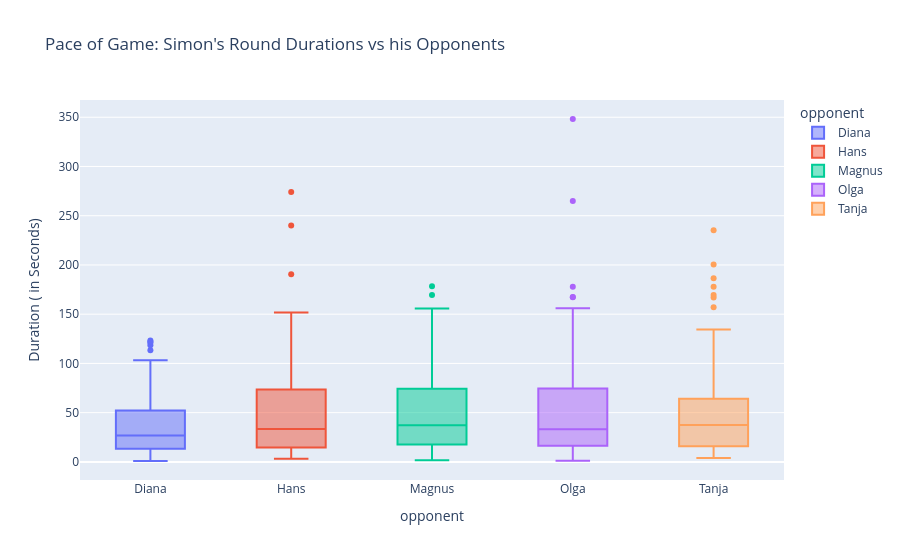

The code cell stored with this chart in its notebook:
### Markdown cell above
What can be inferred from the above plots?:
- **(Q1)** scores or the 25 percentile scores show that **Simon in 25%** of the games scored **more than 6 points** against **Magnus, Olga, Hans and Tanja.** Against **Diana** who was his **strongest opponent** he has a q1 score of 5 points (lowest).
- **(Q3)** scores or the 75 percentile scores show that simon had 10 points in most of his games against Magnus, Olga, Tanja & Hans, which shows he was also a dominant player however against Diana he did have a q3 value of 10 but his **median value against Diana was an 8**, which shows that Diana was able to prevent him from reaching his perfect score of 10 a few times.

### Code cell
df_rounds = round_player_data('Simon').copy()

df_rounds['opponent'] = np.where(df_rounds['player_1'] == 'Simon', df_rounds['player_2'], df_rounds['player_1'])

fig = px.box(df_rounds, x='opponent', y='duration', color='opponent', title="Pace of Game: Simon's Round Durations vs his Opponents", labels={'duration': 'Duration ( in Seconds)'})
fig.show()

### Figure 1 — Plotly figure (JSON) as saved in the notebook; plotly's stock layout.template omitted (floating-point values rounded to 4 significant figures)
{"data": [{"alignmentgroup": "True", "hovertemplate": "opponent=%{x}<br>Duration ( in Seconds)=%{y}<extra></extra>", "legendgroup": "Diana", "marker": {"color": "#636efa"}, "name": "Diana", "notched": false, "offsetgroup": "Diana", "orientation": "v", "showlegend": true, "type": "box", "x": ["Diana", "Diana", "Diana", "Diana", "Diana", "Diana", "Diana", "Diana", "Diana", "Diana", "Diana", "Diana", "Diana", "Diana", "Diana", "Diana", "Diana", "Diana", "Diana", "Diana", "Diana", "Diana", "Diana", "Diana", "Diana", "Diana", "Diana", "Diana", "Diana", "Diana", "Diana", "Diana", "Diana", "Diana", "Diana", "Diana", "Diana", "Diana", "Diana", "Diana", "Diana", "Diana", "Diana", "Diana", "Diana", "Diana", "Diana", "Diana", "Diana", "Diana", "Diana", "Diana", "Diana", "Diana", "Diana", "Diana", "Diana", "Diana", "Diana", "Diana", "Diana", "Diana", "Diana", "Diana", "Diana", "Diana", "Diana", "Diana", "Diana", "Diana", "Diana", "Diana", "Diana", "Diana", "Diana", "Diana", "Diana", "Diana", "Diana", "Diana", "Diana"], "x0": " ", "xaxis": "x", "y": [30.85, 123.2, 4.508, 103.3, 113.4, 120.9, 5.906, 1.087, 17.12, 13.78, 21.42, 17.72, 78.81, 17.02, 27.76, 122.0, 62.79, 78.61, 5.208, 56.59, 36.5, 39.61, 60.83, 26.77, 16.06, 4.192, 58.42, 23.6, 36.81, 43.44, 16.41, 17.68, 118.4, 28.29, 30.46, 34.81, 50.87, 19.22, 40.53, 11.86, 4.256, 7.774, 39.78, 19.43, 98.56, 19.95, 7.809, 25.91, 0.8949, 72.68, 36.55, 61.52, 20.64, 24.55, 19.31, 4.346, 44.88, 18.89, 36.96, 28.76, 21.36, 29.96, 14.2, 24.12, 55.98, 41.56, 5.893, 30.99, 35.78, 5.563, 70.82, 57.98, 1.406, 6.414, 79.59, 3.95, 3.215, 3.84, 67.74, 6.106, 7.858], "y0": " ", "yaxis": "y"}, {"alignmentgroup": "True", "hovertemplate": "opponent=%{x}<br>Duration ( in Seconds)=%{y}<extra></extra>", "legendgroup": "Hans", "marker": {"color": "#EF553B"}, "name": "Hans", "notched": false, "offsetgroup": "Hans", "orientation": "v", "showlegend": true, "type": "box", "x": ["Hans", "Hans", "Hans", "Hans", "Hans", "Hans", "Hans", "Hans", "Hans", "Hans", "Hans", "Hans", "Hans", "Hans", "Hans", "Hans", "Hans", "Hans", "Hans", "Hans", "Hans", "Hans", "Hans", "Hans", "Hans", "Hans", "Hans", "Hans", "Hans", "Hans", "Hans", "Hans", "Hans", "Hans", "Hans", "Hans", "Hans", "Hans", "Hans", "Hans", "Hans", "Hans", "Hans", "Hans", "Hans", "Hans", "Hans", "Hans", "Hans", "Hans", "Hans", "Hans", "Hans", "Hans", "Hans", "Hans", "Hans", "Hans", "Hans", "Hans", "Hans", "Hans", "Hans", "Hans", "Hans", "Hans", "Hans", "Hans", "Hans", "Hans", "Hans", "Hans", "Hans", "Hans", "Hans", "Hans", "Hans"], "x0": " ", "xaxis": "x", "y": [3.33, 12.75, 24.09, 81.98, 20.19, 33.21, 47.71, 37.32, 25.99, 33.37, 33.2, 9.017, 19.75, 24.12, 33.42, 190.5, 55.52, 13.44, 20.45, 89.41, 13.23, 20.54, 47.73, 10.35, 76.77, 41.88, 131.5, 74.14, 49.05, 13.09, 26.55, 75.96, 6.393, 18.24, 7.695, 40.48, 47.34, 19.45, 9.949, 240.1, 151.8, 27.19, 73.25, 13.47, 134.2, 84.04, 43.46, 13.11, 274.2, 6.715, 3.575, 111.0, 15.05, 118.2, 43.95, 17.96, 60.87, 80.87, 24.94, 89.11, 3.281, 24.66, 23.99, 66.63, 34.58, 35.79, 45.34, 110.8, 32.44, 8.407, 75.79, 6.662, 64.58, 9.835, 5.591, 123.1, 72.39], "y0": " ", "yaxis": "y"}, {"alignmentgroup": "True", "hovertemplate": "opponent=%{x}<br>Duration ( in Seconds)=%{y}<extra></extra>", "legendgroup": "Magnus", "marker": {"color": "#00cc96"}, "name": "Magnus", "notched": false, "offsetgroup": "Magnus", "orientation": "v", "showlegend": true, "type": "box", "x": ["Magnus", "Magnus", "Magnus", "Magnus", "Magnus", "Magnus", "Magnus", "Magnus", "Magnus", "Magnus", "Magnus", "Magnus", "Magnus", "Magnus", "Magnus", "Magnus", "Magnus", "Magnus", "Magnus", "Magnus", "Magnus", "Magnus", "Magnus", "Magnus", "Magnus", "Magnus", "Magnus", "Magnus", "Magnus", "Magnus", "Magnus", "Magnus", "Magnus", "Magnus", "Magnus", "Magnus", "Magnus", "Magnus", "Magnus", "Magnus", "Magnus", "Magnus", "Magnus", "Magnus", "Magnus", "Magnus", "Magnus", "Magnus", "Magnus", "Magnus", "Magnus", "Magnus", "Magnus", "Magnus", "Magnus", "Magnus", "Magnus", "Magnus", "Magnus", "Magnus", "Magnus", "Magnus", "Magnus", "Magnus", "Magnus", "Magnus", "Magnus", "Magnus", "Magnus", "Magnus", "Magnus", "Magnus", "Magnus", "Magnus", "Magnus", "Magnus", "Magnus", "Magnus", "Magnus", "Magnus", "Magnus", "Magnus"], "x0": " ", "xaxis": "x", "y": [60.05, 111.1, 8.802, 59.24, 38.11, 14.83, 82.72, 16.86, 50.65, 141.7, 16.24, 6.865, 27.26, 28.16, 120.6, 11.42, 67.6, 23.31, 5.894, 91.17, 16.0, 31.93, 24.82, 21.45, 10.71, 8.752, 45.02, 83.86, 8.811, 9.564, 81.14, 19.59, 111.3, 2.86, 178.5, 27.07, 83.66, 11.37, 27.41, 6.409, 21.53, 13.73, 74.23, 88.43, 42.51, 49.18, 1.585, 67.55, 144.1, 23.48, 20.27, 18.21, 34.75, 44.97, 52.9, 59.63, 33.29, 45.78, 59.45, 169.5, 74.86, 41.16, 149.2, 79.06, 44.35, 17.58, 112.4, 24.45, 51.72, 17.57, 21.75, 33.74, 155.8, 16.74, 131.6, 41.94, 8.007, 62.48, 36.53, 1.699, 40.23, 127.7], "y0": " ", "yaxis": "y"}, {"alignmentgroup": "True", "hovertemplate": "opponent=%{x}<br>Duration ( in Seconds)=%{y}<extra></extra>", "legendgroup": "Olga", "marker": {"color": "#ab63fa"}, "name": "Olga", "notched": false, "offsetgroup": "Olga", "orientation": "v", "showlegend": true, "type": "box", "x": ["Olga", "Olga", "Olga", "Olga", "Olga", "Olga", "Olga", "Olga", "Olga", "Olga", "Olga", "Olga", "Olga", "Olga", "Olga", "Olga", "Olga", "Olga", "Olga", "Olga", "Olga", "Olga", "Olga", "Olga", "Olga", "Olga", "Olga", "Olga", "Olga", "Olga", "Olga", "Olga", "Olga", "Olga", "Olga", "Olga", "Olga", "Olga", "Olga", "Olga", "Olga", "Olga", "Olga", "Olga", "Olga", "Olga", "Olga", "Olga", "Olga", "Olga", "Olga", "Olga", "Olga", "Olga", "Olga", "Olga", "Olga", "Olga", "Olga", "Olga", "Olga", "Olga", "Olga", "Olga", "Olga", "Olga", "Olga", "Olga", "Olga", "Olga", "Olga", "Olga", "Olga", "Olga", "Olga", "Olga", "Olga", "Olga", "Olga", "Olga", "Olga", "Olga", "Olga", "Olga", "Olga", "Olga", "Olga"], "x0": " ", "xaxis": "x", "y": [46.58, 112.7, 43.78, 67.24, 92.3, 18.05, 167.4, 32.51, 31.33, 21.48, 11.63, 12.0, 31.07, 31.86, 46.32, 167.2, 29.94, 61.64, 153.2, 9.804, 16.94, 71.29, 11.66, 6.26, 38.37, 12.21, 13.82, 18.85, 156.0, 74.92, 10.46, 13.41, 33.49, 177.9, 35.91, 118.7, 87.92, 65.42, 30.48, 24.45, 16.34, 22.01, 48.11, 10.67, 6.351, 80.36, 5.714, 60.14, 132.1, 61.37, 128.4, 23.4, 21.71, 13.9, 24.21, 130.0, 25.52, 77.1, 60.24, 1.225, 348.2, 143.8, 18.15, 5.685, 92.37, 16.77, 3.461, 89.17, 115.3, 9.421, 13.39, 14.78, 85.27, 41.71, 45.74, 21.07, 60.65, 46.97, 18.78, 73.02, 265.0, 59.84, 8.539, 33.26, 9.068, 22.59, 36.32], "y0": " ", "yaxis": "y"}, {"alignmentgroup": "True", "hovertemplate": "opponent=%{x}<br>Duration ( in Seconds)=%{y}<extra></extra>", "legendgroup": "Tanja", "marker": {"color": "#FFA15A"}, "name": "Tanja", "notched": false, "offsetgroup": "Tanja", "orientation": "v", "showlegend": true, "type": "box", "x": ["Tanja", "Tanja", "Tanja", "Tanja", "Tanja", "Tanja", "Tanja", "Tanja", "Tanja", "Tanja", "Tanja", "Tanja", "Tanja", "Tanja", "Tanja", "Tanja", "Tanja", "Tanja", "Tanja", "Tanja", "Tanja", "Tanja", "Tanja", "Tanja", "Tanja", "Tanja", "Tanja", "Tanja", "Tanja", "Tanja", "Tanja", "Tanja", "Tanja", "Tanja", "Tanja", "Tanja", "Tanja", "Tanja", "Tanja", "Tanja", "Tanja", "Tanja", "Tanja", "Tanja", "Tanja", "Tanja", "Tanja", "Tanja", "Tanja", "Tanja", "Tanja", "Tanja", "Tanja", "Tanja", "Tanja", "Tanja", "Tanja", "Tanja", "Tanja", "Tanja", "Tanja", "Tanja", "Tanja", "Tanja", "Tanja", "Tanja", "Tanja", "Tanja", "Tanja", "Tanja", "Tanja", "Tanja", "Tanja", "Tanja", "Tanja", "Tanja", "Tanja", "Tanja", "Tanja", "Tanja", "Tanja", "Tanja", "Tanja"], "x0": " ", "xaxis": "x", "y": [134.4, 120.4, 8.667, 36.37, 177.8, 29.89, 24.42, 42.36, 48.06, 35.9, 64.12, 37.7, 18.85, 78.5, 15.91, 157.1, 37.44, 70.22, 73.07, 8.704, 97.74, 169.5, 8.363, 186.5, 15.12, 61.33, 20.84, 58.19, 37.36, 14.34, 200.5, 14.25, 235.2, 53.96, 57.84, 70.02, 31.61, 3.971, 17.02, 54.91, 40.88, 110.1, 28.45, 47.39, 63.8, 11.99, 5.902, 52.14, 9.18, 83.9, 64.64, 8.511, 15.26, 13.12, 31.3, 11.72, 11.75, 33.76, 9.696, 16.66, 38.4, 32.57, 6.249, 27.6, 16.25, 18.7, 46.87, 46.97, 29.17, 42.0, 117.6, 30.88, 7.931, 167.0, 27.35, 79.51, 11.98, 31.34, 130.8, 43.26, 54.26, 50.55, 8.676], "y0": " ", "yaxis": "y"}], "layout": {"boxmode": "overlay", "legend": {"title": {"text": "opponent"}, "tracegroupgap": 0}, "title": {"text": "Pace of Game: Simon's Round Durations vs his Opponents"}, "xaxis": {"anchor": "y", "categoryarray": ["Diana", "Hans", "Magnus", "Olga", "Tanja"], "categoryorder": "array", "domain": [0, 1], "title": {"text": "opponent"}}, "yaxis": {"anchor": "x", "domain": [0, 1], "title": {"text": "Duration ( in Seconds)"}}}}
